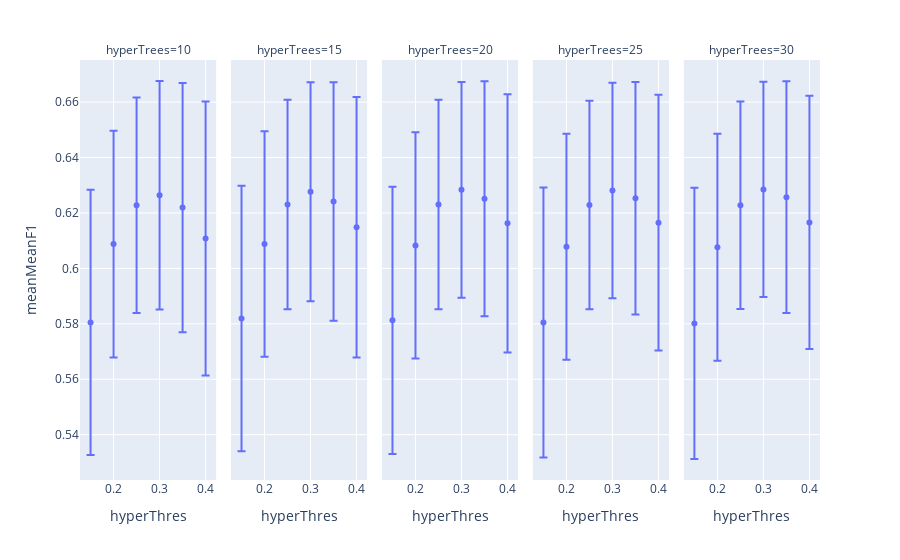

Here is the notebook cell this chart was saved with:
### Code cell
px.scatter(hyperParams,x='hyperThres',y='meanMeanF1',error_y='stdMeanF1',facet_col='hyperTrees')

### Figure 1 — Plotly figure (JSON) as saved in the notebook; plotly's stock layout.template omitted (floating-point values rounded to 4 significant figures)
{"data": [{"error_y": {"array": [0.04789, 0.04092, 0.03887, 0.04123, 0.04497, 0.04943]}, "hovertemplate": "hyperTrees=10<br>hyperThres=%{x}<br>meanMeanF1=%{y}<extra></extra>", "legendgroup": "", "marker": {"color": "#636efa", "symbol": "circle"}, "mode": "markers", "name": "", "orientation": "v", "showlegend": false, "type": "scatter", "x": [0.15, 0.2, 0.25, 0.3, 0.35, 0.4], "xaxis": "x", "y": [0.5805, 0.6088, 0.6228, 0.6264, 0.6219, 0.6108], "yaxis": "y"}, {"error_y": {"array": [0.0479, 0.04068, 0.03779, 0.03951, 0.04301, 0.04698]}, "hovertemplate": "hyperTrees=15<br>hyperThres=%{x}<br>meanMeanF1=%{y}<extra></extra>", "legendgroup": "", "marker": {"color": "#636efa", "symbol": "circle"}, "mode": "markers", "name": "", "orientation": "v", "showlegend": false, "type": "scatter", "x": [0.15, 0.2, 0.25, 0.3, 0.35, 0.4], "xaxis": "x2", "y": [0.5819, 0.6088, 0.623, 0.6277, 0.6241, 0.6148], "yaxis": "y2"}, {"error_y": {"array": [0.04818, 0.0408, 0.03782, 0.03889, 0.04239, 0.0466]}, "hovertemplate": "hyperTrees=20<br>hyperThres=%{x}<br>meanMeanF1=%{y}<extra></extra>", "legendgroup": "", "marker": {"color": "#636efa", "symbol": "circle"}, "mode": "markers", "name": "", "orientation": "v", "showlegend": false, "type": "scatter", "x": [0.15, 0.2, 0.25, 0.3, 0.35, 0.4], "xaxis": "x3", "y": [0.5812, 0.6083, 0.6231, 0.6283, 0.6251, 0.6162], "yaxis": "y3"}, {"error_y": {"array": [0.04869, 0.04076, 0.03763, 0.03891, 0.04191, 0.04614]}, "hovertemplate": "hyperTrees=25<br>hyperThres=%{x}<br>meanMeanF1=%{y}<extra></extra>", "legendgroup": "", "marker": {"color": "#636efa", "symbol": "circle"}, "mode": "markers", "name": "", "orientation": "v", "showlegend": false, "type": "scatter", "x": [0.15, 0.2, 0.25, 0.3, 0.35, 0.4], "xaxis": "x4", "y": [0.5805, 0.6078, 0.6229, 0.6281, 0.6253, 0.6165], "yaxis": "y4"}, {"error_y": {"array": [0.04892, 0.04094, 0.03746, 0.03882, 0.04181, 0.04568]}, "hovertemplate": "hyperTrees=30<br>hyperThres=%{x}<br>meanMeanF1=%{y}<extra></extra>", "legendgroup": "", "marker": {"color": "#636efa", "symbol": "circle"}, "mode": "markers", "name": "", "orientation": "v", "showlegend": false, "type": "scatter", "x": [0.15, 0.2, 0.25, 0.3, 0.35, 0.4], "xaxis": "x5", "y": [0.5801, 0.6076, 0.6228, 0.6285, 0.6257, 0.6166], "yaxis": "y5"}], "layout": {"annotations": [{"font": {}, "showarrow": false, "text": "hyperTrees=10", "x": 0.092, "xanchor": "center", "xref": "paper", "y": 1, "yanchor": "bottom", "yref": "paper"}, {"font": {}, "showarrow": false, "text": "hyperTrees=15", "x": 0.296, "xanchor": "center", "xref": "paper", "y": 1, "yanchor": "bottom", "yref": "paper"}, {"font": {}, "showarrow": false, "text": "hyperTrees=20", "x": 0.5, "xanchor": "center", "xref": "paper", "y": 1, "yanchor": "bottom", "yref": "paper"}, {"font": {}, "showarrow": false, "text": "hyperTrees=25", "x": 0.704, "xanchor": "center", "xref": "paper", "y": 1, "yanchor": "bottom", "yref": "paper"}, {"font": {}, "showarrow": false, "text": "hyperTrees=30", "x": 0.908, "xanchor": "center", "xref": "paper", "y": 1, "yanchor": "bottom", "yref": "paper"}], "legend": {"tracegroupgap": 0}, "margin": {"t": 60}, "xaxis": {"anchor": "y", "domain": [0, 0.184], "title": {"text": "hyperThres"}}, "xaxis2": {"anchor": "y2", "domain": [0.204, 0.388], "matches": "x", "title": {"text": "hyperThres"}}, "xaxis3": {"anchor": "y3", "domain": [0.408, 0.592], "matches": "x", "title": {"text": "hyperThres"}}, "xaxis4": {"anchor": "y4", "domain": [0.612, 0.796], "matches": "x", "title": {"text": "hyperThres"}}, "xaxis5": {"anchor": "y5", "domain": [0.816, 1], "matches": "x", "title": {"text": "hyperThres"}}, "yaxis": {"anchor": "x", "domain": [0, 1], "title": {"text": "meanMeanF1"}}, "yaxis2": {"anchor": "x2", "domain": [0, 1], "matches": "y", "showticklabels": false}, "yaxis3": {"anchor": "x3", "domain": [0, 1], "matches": "y", "showticklabels": false}, "yaxis4": {"anchor": "x4", "domain": [0, 1], "matches": "y", "showticklabels": false}, "yaxis5": {"anchor": "x5", "domain": [0, 1], "matches": "y", "showticklabels": false}}}
